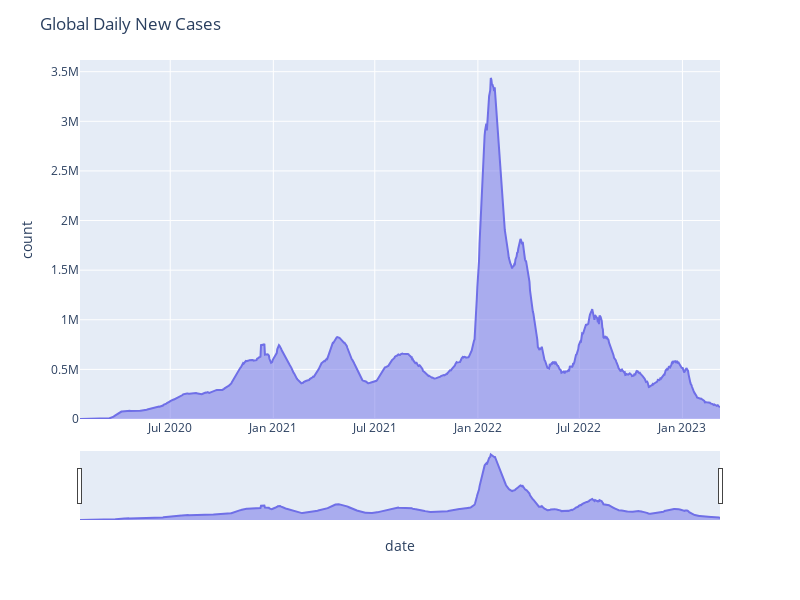

Notebook code cell kept with this figure:
### Code cell
# Global new cases
graph_area_global("new_cases", "#6f6fe7", "Global Daily New Cases")

### Figure 1 — Plotly figure (JSON) as saved in the notebook; plotly's stock layout.template omitted (floating-point values rounded to 4 significant figures; data arrays with more than 128 entries replaced by an {"elided": "..."} marker saying what was removed)
{"data": [{"fillpattern": {"shape": ""}, "hovertemplate": "date=%{x}<br>new_cases=%{y}<extra></extra>", "legendgroup": "", "line": {"color": "#6f6fe7"}, "marker": {"symbol": "circle"}, "mode": "lines", "name": "", "orientation": "v", "showlegend": false, "stackgroup": "1", "type": "scatter", "x": {"elided": "1143 str values"}, "xaxis": "x", "y": {"elided": "1143 int values"}, "yaxis": "y"}], "layout": {"height": 600, "legend": {"tracegroupgap": 0}, "margin": {"t": 60}, "title": {"text": "Global Daily New Cases"}, "width": 800, "xaxis": {"anchor": "y", "autorange": true, "domain": [0, 1], "range": ["2020-01-22", "2023-03-09"], "rangeslider": {"autorange": true, "range": ["2020-01-22", "2023-03-09"], "visible": true, "yaxis": {"_template": null, "rangemode": "match"}}, "title": {"text": "date"}, "type": "date"}, "yaxis": {"anchor": "x", "autorange": true, "domain": [0, 1], "range": [0, 3618000.0], "title": {"text": "count"}, "type": "linear"}}}
